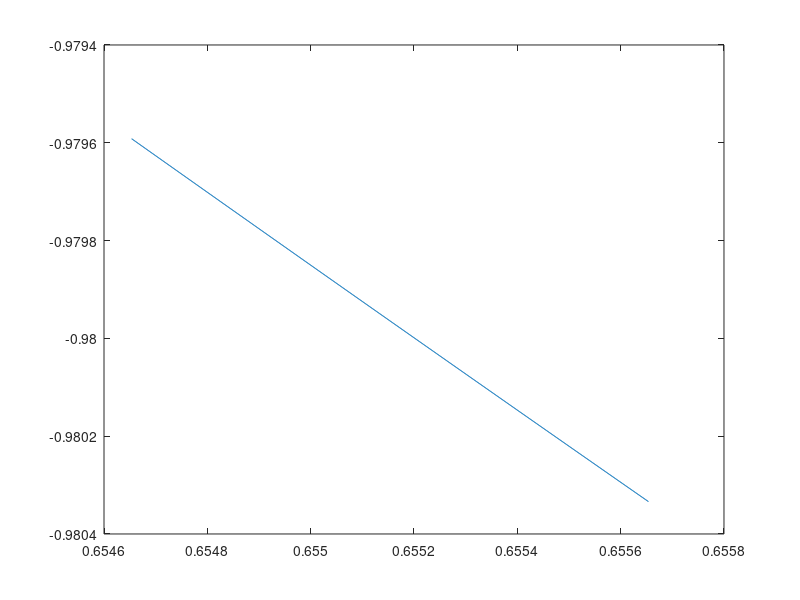

This figure's MATLAB source:
clear;
clf;

function y = f (x)
y=4.*x.^4-4.*x.^2;
endfunction

dc=f(sqrt(2)/2);
x=sqrt(21)/7:0.0000000001:sqrt(21)/7+0.001;
plot(x,f(x))

print  -dpdflatexstandalone kchaos.pdf
